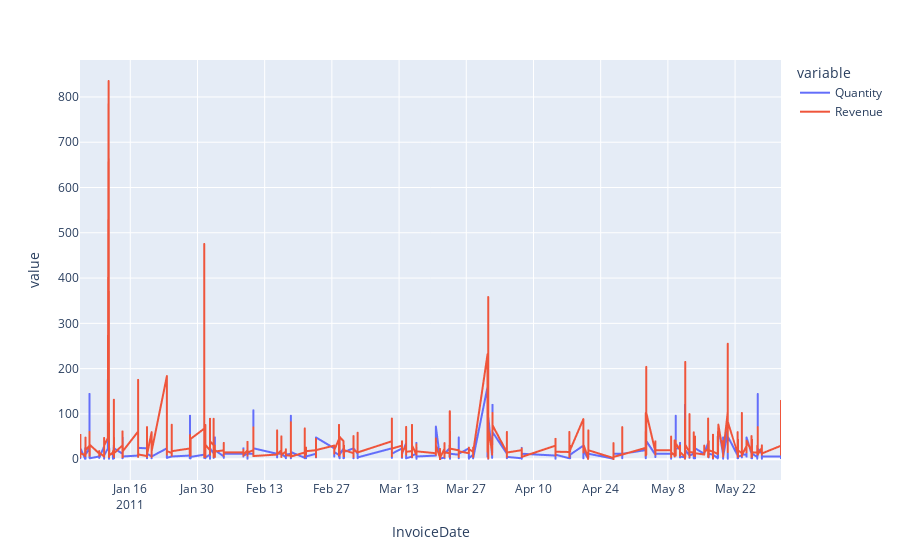

Notebook cell for this chart:
### Code cell
px.line(data_frame=jan_may_df[jan_may_df.Country == 'France'].sort_values('InvoiceDate'), y=['Quantity','Revenue'], x='InvoiceDate')

### Figure 1 — Plotly figure (JSON) as saved in the notebook; plotly's stock layout.template omitted (floating-point values rounded to 4 significant figures; data arrays with more than 128 entries replaced by an {"elided": "..."} marker saying what was removed)
{"data": [{"hovertemplate": "variable=Quantity<br>InvoiceDate=%{x}<br>value=%{y}<extra></extra>", "legendgroup": "Quantity", "line": {"color": "#636efa", "dash": "solid"}, "marker": {"symbol": "circle"}, "mode": "lines", "name": "Quantity", "showlegend": true, "type": "scattergl", "x": {"elided": "2471 str values"}, "xaxis": "x", "y": {"elided": "2471 int values"}, "yaxis": "y"}, {"hovertemplate": "variable=Revenue<br>InvoiceDate=%{x}<br>value=%{y}<extra></extra>", "legendgroup": "Revenue", "line": {"color": "#EF553B", "dash": "solid"}, "marker": {"symbol": "circle"}, "mode": "lines", "name": "Revenue", "showlegend": true, "type": "scattergl", "x": {"elided": "2471 str values"}, "xaxis": "x", "y": {"elided": "2471 float values"}, "yaxis": "y"}], "layout": {"legend": {"title": {"text": "variable"}, "tracegroupgap": 0}, "margin": {"t": 60}, "xaxis": {"anchor": "y", "domain": [0, 1], "title": {"text": "InvoiceDate"}}, "yaxis": {"anchor": "x", "domain": [0, 1], "title": {"text": "value"}}}}
